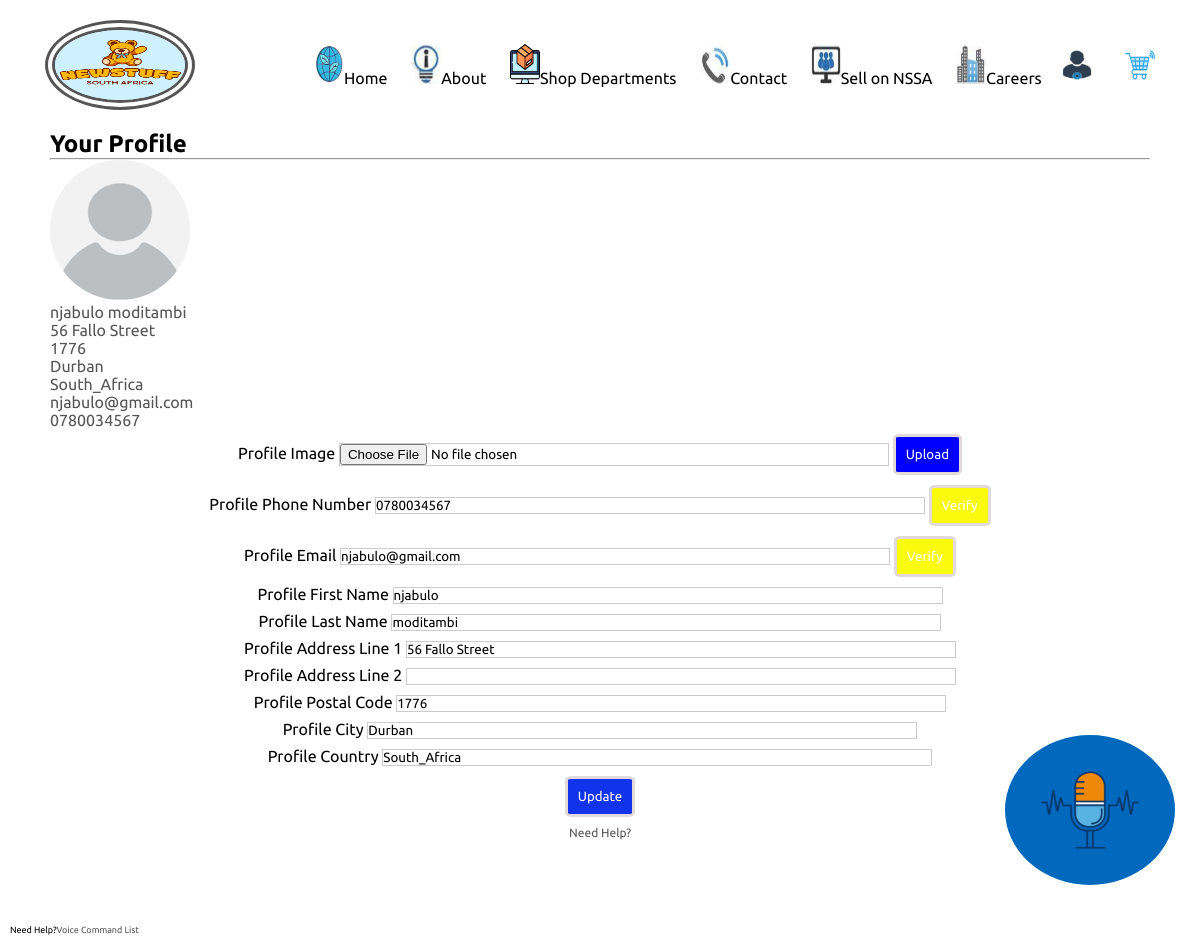
The page /editprofile.php?flduserid=98 (signed in) on the database its author committed.
### tables this page shows
CREATE TABLE `users` (
  `flduserid` int(11) NOT NULL,
  `flduserimage` varchar(255) NOT NULL,
  `flduserfirstname` varchar(100) NOT NULL,
  `flduserlastname` varchar(100) NOT NULL,
  `flduseraddressline1` varchar(150) NOT NULL,
  `flduseraddressline2` varchar(150) NOT NULL,
  `flduserpostalcode` varchar(10) NOT NULL,
  `fldusercity` varchar(150) NOT NULL,
  `fldusercountry` varchar(150) NOT NULL,
  `flduseremail` varchar(150) NOT NULL,
  `flduserphonenumber` varchar(15) NOT NULL,
  `flduseridnumber` varchar(13) NOT NULL,
  `flduserpassword` varchar(150) NOT NULL
);

### server/geteditprofile.php (called while the page is built, shortened)
<?php
include('connection.php');
if(isset($_GET['flduserid'])){
  $userid = $_GET['flduserid'];
  $stmt5 = $conn->prepare("SELECT * FROM users WHERE flduserid = ?");
  $stmt5->bind_param('i',$userid);
  $stmt5->execute();
  $editprofile = $stmt5->get_result();
}

### editprofile.php (the view, shortened to what this page needs)
<?php
include('server/geteditprofile.php');
?>
<!DOCTYPE html>
	<html lang="en">
		<head>
			<link rel="stylesheet" type="text/css" href="assets/styles/styledefault.css">
			<link rel="stylesheet" type="text/css" href="assets/styles/stylecart.css">
			<link rel="stylesheet" type="text/css" href="assets/styles/styletrackorderbanner.css">
			<link rel="stylesheet" type="text/css" href="https://stackpath.bootstrapcdn.com/font-awesome/4.7.0/css/font-awesome.min.css">
		</head>
	  <body>
	  <div class="header">
		  <div class="container">
		    <div class="navbar">
			    <div class="logocontainer">
				    <a href="index.php"><img class="logo" src="assets/images/newstufflogo_pic.png" alt="Snow" align="left"></a>
			    </div>
			    <nav>
						<ul id="menuitems">
							<li class="active"><a href="index.php"><img id="navbaricons" src="assets/images/homeicon_pic.png" alt="Snow">Home</a></li>
							<li class="active"><a href="about.php"><img id="navbaricons" src="assets/images/abouticon_pic.png" alt="Snow">About</a></li>
							<li class="active" id="departmentitems" onclick="departmentsmenutoggle()"><a href="#"><img id="navbaricons" src="assets/images/productsicon_pic.png" alt="Snow">Shop Departments</a></li>
							<li class="active"><a href="contact.php"><img id="navbaricons" src="assets/images/contacticon_pic.png" alt="Snow">Contact</a></li>
							<li class="active"><a href="#"><img id="navbaricons" src="assets/images/resellericon_pic.png" alt="Snow">Sell on NSSA</a></li>
							<li class="active"><a href="#"><img id="navbaricons" src="assets/images/careersicon_pic.png" alt="Snow">Careers</a></li>
				    </ul>
					</nav>
					<a href="login.php" style="margin-right: 3%;"><img id="accountpic" class="accountpic" src="assets/images/accounticon_pic.png" alt="Snow" width="30px" height="30px" align="left"></a>
					<a href="cart.php"><img id="cart-pic" class="cartpic" src="assets/images/cartpic.png" alt="Snow" width="30px" height="30px" align="left">
					<?php if(isset($_SESSION['totalquantity']) && $_SESSION['totalquantity'] != 0) { ?>
						<span class="cartquantity"><?php echo $_SESSION['totalquantity']; ?></span>
					<?php } ?></a>
				</div>
				<div class="voicerecognitioncontainer">
          <img src="assets/images/voicerecognitionicon_pic.png" class="btn" id="voicerecognitionbtn"/>
					<p id="voicerecognitionhelplink">Need Help?<a href="voicerecognitionhelp.php">Voice Command List</a><p>
        </div>
			</div>
		</div>
<section id="editprofile" class="editprofile container my-5 py-3" style="margin-bottom: 100px">
	<div class="container mt-2">
		<h2 class="font-weight-bold text-center">Your Profile</h2>
		<hr class="mx-auto">
	</div>
	<div class="editprofiletablecontainer">
    <div class="max-auto container" >
      <div class="editprofiletable">
        <?php foreach($editprofile as $profile){?>
        <img style="width: 140px; height: 140px; border-radius: 50%" src="<?php if(isset($profile['flduserimage'])){ echo "assets/images/". $profile['flduserimage']; }else{ echo "assets/images/unknownimage.png"; } ?>">
        <p><?php echo $profile['flduserfirstname']; echo " "; echo $profile['flduserlastname']; ?></p>
        <p><?php echo $profile['flduseraddressline1']; ?></p>
        <p><?php echo $profile['flduserpostalcode']; ?></p>
        <p><?php echo $profile['fldusercity']; ?></p>
        <p><?php echo $profile['fldusercountry']; ?></p>
        <p><?php echo $profile['flduseremail']; ?></p>
        <p><?php echo $profile['flduserphonenumber']; ?></p>
      </div>
      <form id="editprofileimageform" enctype="multipart/form-data" method="POST" action="editprofile.php" style="text-align: center;">
        <div class="form-group">
          <label>Profile Image
            <input type="file" class="form-control" name="flduserimage"  required/>
          </label>
          <input form="editprofileimageform" class="editprofileuploadbtn" name="editprofileimagebtn" type="submit" value="Upload" required/>
        </div>
      </form>
      <form id="editprofilephonenumberform" method="POST" action="editprofile.php" style="text-align: center;">
        <div class="form-group">
          <label>Profile Phone Number
            <input type="text" class="form-control" name="flduserphonenumber" value="<?php echo $profile['flduserphonenumber']; ?>"  required/>
          </label>
          <input form="editprofilephonenumberform" class="editprofileverifybtn" name="editprofilephonenumberbtn" type="submit" value="Verify" required/>
        </div>
      </form>
      <form id="editprofileemailform" method="POST" action="editprofile.php" style="text-align: center;">
        <div class="form-group">
          <label>Profile Email
            <input type="disabled" class="form-control" name="flduseremail" value="<?php echo $profile['flduseremail']; ?>"/>
          </label>
          <input form="editprofileemailform" class="editprofileverifybtn" name="editprofileemailbtn" type="submit" value="Verify" required/>
        </div>
      </form>
      <form id="editprofileform" method="POST" action="editprofile.php" style="text-align: center;">
        <div class="form-group">
          <label>Profile First Name
            <input type="text" class="form-control" name="flduserfirstname" value="<?php echo $profile['flduserfirstname']; ?>"/>
          </label>
        </div>
        <div class="form-group">
          <label>Profile Last Name
            <input type="text" class="form-control" name="flduserlastname" value="<?php echo $profile['flduserlastname']; ?>"/>
          </label>
        </div>
        <div class="form-group">
          <label>Profile Address Line 1
            <input type="text" class="form-control" name="flduseraddressline1" value="<?php echo $profile['flduseraddressline1']; ?>"/>
          </label>
        </div>
        <div class="form-group">
          <label>Profile Address Line 2
            <input type="text" class="form-control" name="flduseraddressline2" value="<?php echo $profile['flduseraddressline2']; ?>"/>
          </label>
        </div>
        <div class="form-group">
          <label>Profile Postal Code
            <input type="text" class="form-control" name="flduserpostalcode" value="<?php echo $profile['flduserpostalcode']; ?>"/>
          </label>
        </div>
        <div class="form-group">
          <label>Profile City
            <input type="text" class="form-control" name="fldusercity" value="<?php echo $profile['fldusercity']; ?>"/>
          </label>
        </div>
        <div class="form-group">
          <label>Profile Country
            <input type="text" class="form-control" name="fldusercountry" value="<?php echo $profile['fldusercountry']; ?>"/>
          </label>
        </div>
        <div class="form-group">
          <input form="editprofileform" class="editprofilebtn" name="editprofilebtn" type="submit" value="Update" style="width: fit-content;" required/>
          <a id="helpurl" href="Help.php"><br>Need Help?</a>
        </div>
        </form>
      <?php }?>
    </div>
  </div>
</section>
</body>
</html>

### assets/styles/styledefault.css (style rules this page uses)
* { margin: 0px; padding: 0px; box-sizing: border-box; }
body { font-family: 'Poppins', sans-serif; }
a { text-decoration: none; color: #555; }
p { color: #555; }
.container { max-width: 1300px; margin: auto; padding-left: 25px; padding-right: 25px; }
.btn { width: fit-content; display: inline-block; background: rgb(0, 104, 189); color: #fff; padding: 8px 15px; margin: 30px 0; border: double; border-radius: 30px; transition: background 0.5s; cursor: pointer; }
.header { background: radial-gradient(white); }
.logo { width: 150px; height: 90px; border: double; border-width: 10px; border-radius: 50%; }
.navbar { display: flex; align-items: center; padding: 20px; }
.navbar nav { flex: 1; text-align: right; background: #FFFFFF; width: 50%; height: 100%; line-height: 100%; }
.navbar nav ul { display: inline-block; }
.navbar nav ul li { display: inline-block; margin-right: 20px; }
#navbaricons { width: 30px; height: 40px; }
#menuitems { background: white; }
#menuitems a { color: #000; }
#voicerecognitionbtn { position: fixed; bottom: 20px; right: 20px; padding: 10px 20px; border: solid #FFFFFF; border-width: 5px; border-radius: 50%; max-width: 15%; max-height: 20%; }
#voicerecognitionhelplink { position: fixed; bottom: 5px; left: 10px; font-size: xx-small; color: black; }
ul { list-style-type: none; }
form input { align-content: center; width: 50%; margin: 5px auto; border: 1px solid #ccc; }
form a { font-size: 12px; }
.editprofileuploadbtn { color: white; padding: 10px; width: fit-content; background-color: blue; border: solid rgb(226, 218, 218); border-radius: 10%; }
.editprofileverifybtn { color: white; padding: 10px; width: fit-content; background-color: rgb(250, 250, 14); border: solid rgb(226, 218, 218); border-radius: 10%; }
.editprofilebtn { color: white; padding: 10px; width: 20%; background-color: rgb(18, 51, 236); border: solid rgb(226, 218, 218); border-radius: 10%; }

### assets/styles/stylecart.css (style rules this page uses)
* { margin: 0px; padding: 0px; box-sizing: border-box; font-family: 'Ubuntu', sans-serif; }

### rows shown on the page
users: flduserimage (picture), flduserfirstname "njabulo", flduserlastname "moditambi", flduseraddressline1 "56 Fallo Street", flduserpostalcode "1776", fldusercity "Durban", fldusercountry "South_Africa", flduseremail "njabulo@gmail.com", flduserphonenumber "0780034567"
